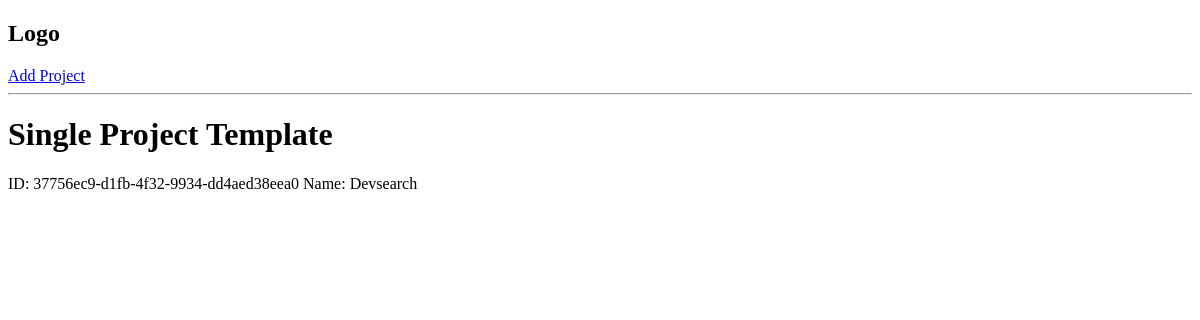
Before: /project/37756ec9-d1fb-4f32-9934-dd4aed38eea0/ with the older database file.
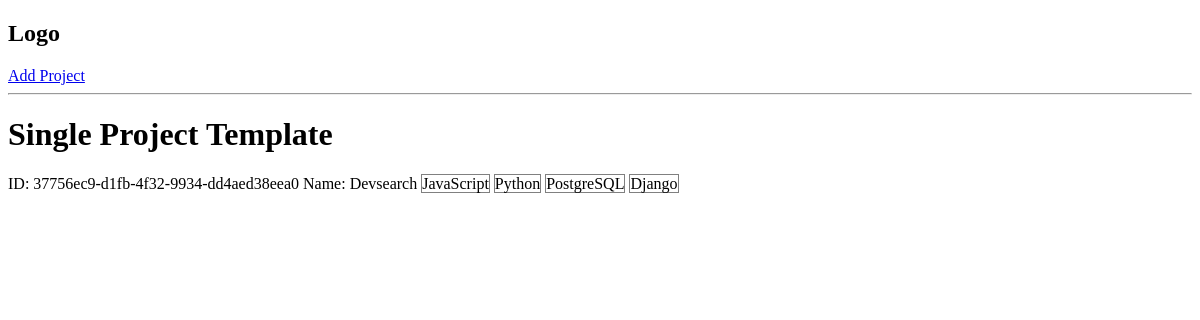
After: the same page with the newer database file.
### projects/models.py (models this page shows, shortened)
class Project(models.Model):
    title = models.CharField(max_length=200)
    description = models.TextField(null=True, blank=True)
    demo_link = models.CharField(max_length=2000, null=True, blank=True)
    source_link = models.CharField(max_length=2000, null=True, blank=True)
    tags = models.ManyToManyField('Tag', blank=True)
    vote_total = models.IntegerField(default=0, null=True, blank=True)
    vote_ratio = models.IntegerField(default=0, null=True, blank=True)
    created = models.DateTimeField(auto_now_add=True)
    id = models.UUIDField(default=uuid.uuid4, unique=True,
                          primary_key=True, editable=False)

class Tag(models.Model):
    name = models.CharField(max_length=200)
    created = models.DateTimeField(auto_now_add=True)
    id = models.UUIDField(default=uuid.uuid4, unique=True,
                          primary_key=True, editable=False)
    def __str__(self):
        return self.name

### projects/views.py (the view)
# urls.py: path('project/<str:id>/', views.project, name="project"),
def project(request, id):
    project = Project.objects.get(id=id)
    return render(request, 'projects/single-project.html', {'project': project})

### projects/templates/projects/single-project.html
{% extends 'main.html' %}
{% block content %}
<h1>Single Project Template</h1>
<p>
    ID: {{project.id}} Name: {{project.title}}
    {% for tag in project.tags.all %}
    <span style="border: 1px solid grey;">{{tag}}</span>
    {% endfor %}
</p>
{% endblock content %}

### templates/main.html (shortened to what this page needs)
<!DOCTYPE html>
<html lang="en">
<head>
</head>
<body>
    {% include 'navbar.html' %}
    {% block content %}
    {% endblock content %}
</body>
</html>

### templates/navbar.html
<nav>
    <h1>Logo</h1>
    <a href="{% url 'create-project' %}">Add Project</a>
</nav>
<hr>

Changed rows visible on the page:
added Tag: name "JavaScript"
added Tag: name "Python"
added Tag: name "PostgreSQL"
added Tag: name "Django"
